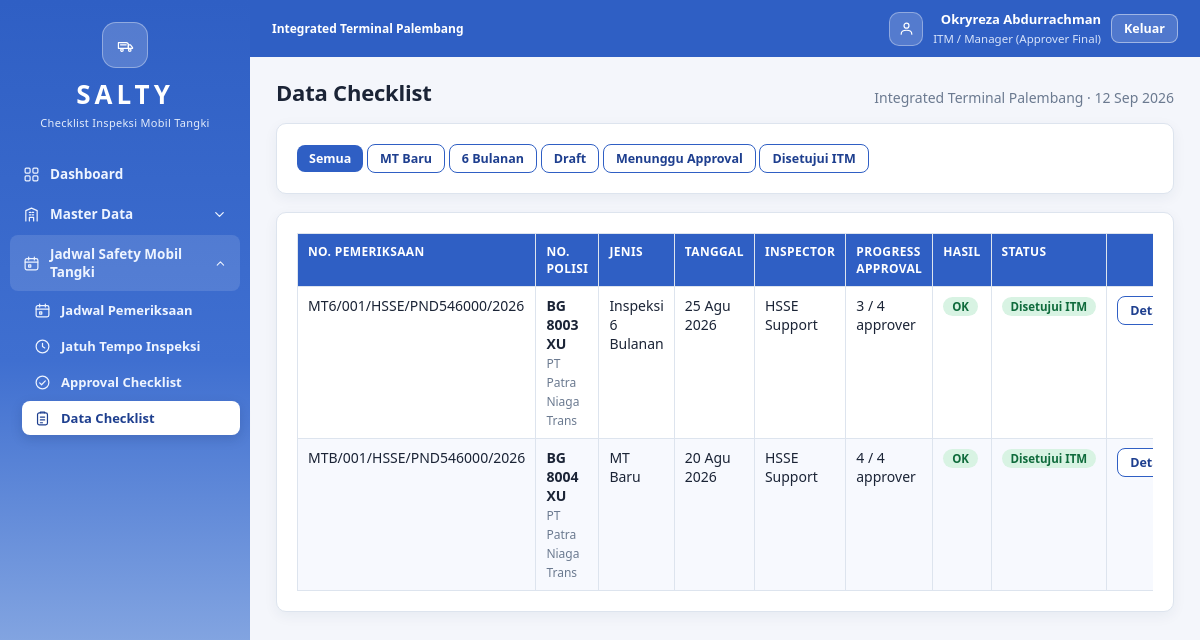
The app's page /inspections.php (signed in) with its own data.
### tables this page shows
CREATE TABLE inspections (
  id              INT AUTO_INCREMENT PRIMARY KEY,
  no_pemeriksaan  VARCHAR(60) NOT NULL UNIQUE,
  schedule_id     INT DEFAULT NULL,
  vehicle_id      INT NOT NULL,
  form_type       ENUM('baru','6bulanan') NOT NULL,
  tgl_pemeriksaan DATE NOT NULL,
  tgl_terakhir    DATE DEFAULT NULL,
  inspector_id    INT DEFAULT NULL,
  nama_amt        VARCHAR(100) DEFAULT NULL,
  umur_amt        SMALLINT DEFAULT NULL,
  sim_amt         VARCHAR(60) DEFAULT NULL,
  nota_temuan     TEXT DEFAULT NULL,
  hasil_akhir     ENUM('','OK','NOT OK') NOT NULL DEFAULT '',
  status          ENUM('draft','diajukan','approve_sebagian','disetujui','ditolak')
                  NOT NULL DEFAULT 'draft',
  submitted_at    DATETIME DEFAULT NULL,
  finalized_at    DATETIME DEFAULT NULL,
  created_at      TIMESTAMP DEFAULT CURRENT_TIMESTAMP,
  CONSTRAINT fk_insp_vehicle  FOREIGN KEY (vehicle_id)  REFERENCES vehicles(id)  ON DELETE CASCADE,
  CONSTRAINT fk_insp_schedule FOREIGN KEY (schedule_id) REFERENCES schedules(id) ON DELETE SET NULL,
  CONSTRAINT fk_insp_user     FOREIGN KEY (inspector_id) REFERENCES users(id)    ON DELETE SET NULL,
  INDEX idx_status (status)
);

CREATE TABLE vehicles (
  id                 INT AUTO_INCREMENT PRIMARY KEY,
  no_polisi          VARCHAR(30)  NOT NULL UNIQUE,
  no_chasis          VARCHAR(60)  DEFAULT NULL,
  transporter_id     INT DEFAULT NULL,
  merk               VARCHAR(80)  DEFAULT NULL,
  tahun              SMALLINT     DEFAULT NULL,
  pabrikan_tangki    VARCHAR(100) DEFAULT NULL,
  kapasitas_kl       DECIMAL(6,2) DEFAULT NULL,
  jenis_tangki       ENUM('rigid','semi_trailer','gandengan') DEFAULT 'rigid',
  bahan_tangki       VARCHAR(60)  DEFAULT NULL,
  produk             VARCHAR(60)  DEFAULT NULL,
  stnk_no            VARCHAR(60)  DEFAULT NULL,
  stnk_berlaku       DATE DEFAULT NULL,
  keur_no            VARCHAR(60)  DEFAULT NULL,
  keur_berlaku       DATE DEFAULT NULL,
  tera_berlaku       DATE DEFAULT NULL,
  foto_depan         VARCHAR(255) DEFAULT NULL,
  foto_belakang      VARCHAR(255) DEFAULT NULL,
  foto_kanan         VARCHAR(255) DEFAULT NULL,
  foto_kiri          VARCHAR(255) DEFAULT NULL,
  doc_stnk           VARCHAR(255) DEFAULT NULL,
  doc_keur           VARCHAR(255) DEFAULT NULL,
  doc_tera           VARCHAR(255) DEFAULT NULL,
  status             ENUM('aktif','off','nonaktif') NOT NULL DEFAULT 'aktif',
  last_inspection    DATE DEFAULT NULL,    
  next_inspection    DATE DEFAULT NULL,    
  created_at         TIMESTAMP DEFAULT CURRENT_TIMESTAMP,
  CONSTRAINT fk_veh_transporter FOREIGN KEY (transporter_id)
    REFERENCES transporters(id) ON DELETE SET NULL
);

CREATE TABLE transporters (
  id        INT AUTO_INCREMENT PRIMARY KEY,
  nama      VARCHAR(150) NOT NULL,
  telepon   VARCHAR(50) DEFAULT NULL,
  alamat    VARCHAR(255) DEFAULT NULL
);

CREATE TABLE users (
  id           INT AUTO_INCREMENT PRIMARY KEY,
  username     VARCHAR(50)  NOT NULL UNIQUE,
  password     VARCHAR(255) NOT NULL,           
  nama         VARCHAR(100) NOT NULL,
  jabatan      VARCHAR(100) DEFAULT NULL,
  role         ENUM('admin_hsse','inspector_hsse','hsse','distribusi','qq','itm') NOT NULL,
  aktif        TINYINT(1) NOT NULL DEFAULT 1,
   
  totp_secret     VARCHAR(64)  DEFAULT NULL,
  totp_enabled    TINYINT(1)   NOT NULL DEFAULT 0,
  recovery_codes  VARCHAR(255) DEFAULT NULL,
  created_at   TIMESTAMP DEFAULT CURRENT_TIMESTAMP
);

### config/config.php (called while the page is built, shortened)
<?php
function db(): mysqli
{
    static $conn = null;
    if ($conn === null) {
        try {
            $conn = new mysqli(DB_HOST, DB_USER, DB_PASS, DB_NAME, DB_PORT);
            $conn->set_charset('utf8mb4');
        } catch (Throwable $e) {
            die('<h3 style="font-family:sans-serif">Koneksi database gagal.</h3>'
                . '<p style="font-family:sans-serif">Periksa <code>config/config.php</code>. Detail: '
                . htmlspecialchars($e->getMessage()) . '</p>');
        }
    }
    return $conn;
}
function q(string $sql, array $params = [], string $types = ''): array
{
    $stmt = db()->prepare($sql);
    if ($params) {
        $types = $types ?: str_repeat('s', count($params));
        $stmt->bind_param($types, ...$params);
    }
    $stmt->execute();
    $res = $stmt->get_result();
    $rows = $res ? $res->fetch_all(MYSQLI_ASSOC) : [];
    return $rows;
}
function q1(string $sql, array $params = [], string $types = ''): ?array
{
    $rows = q($sql, $params, $types);
    return $rows[0] ?? null;
}

### inspections.php (the view, shortened to what this page needs)
<?php
require_once __DIR__ . '/includes/layout.php';
$mine = role() === 'inspector_hsse';
$params = [];
$sql = 'SELECT i.*, v.no_polisi, t.nama AS transportir, u.nama AS inspector
        FROM inspections i
        JOIN vehicles v ON v.id = i.vehicle_id
        LEFT JOIN transporters t ON t.id = v.transporter_id
        LEFT JOIN users u ON u.id = i.inspector_id
        WHERE 1=1';
$sql .= ' ORDER BY i.tgl_pemeriksaan DESC, i.id DESC';
$rows = q($sql, $params);
layout_start($mine ? 'Checklist Saya' : 'Data Checklist');
?>
<div class="card">
  <a class="btn btn-sm <?= empty($_GET['status']) && empty($_GET['type']) ? '' : 'btn-outline' ?>" href="?">Semua</a>
  <a class="btn btn-sm btn-outline" href="?type=baru">MT Baru</a>
  <a class="btn btn-sm btn-outline" href="?type=6bulanan">6 Bulanan</a>
  <a class="btn btn-sm btn-outline" href="?status=draft">Draft</a>
  <a class="btn btn-sm btn-outline" href="?status=diajukan">Menunggu Approval</a>
  <a class="btn btn-sm btn-outline" href="?status=disetujui">Disetujui ITM</a>
</div>
<div class="card">
  <div class="table-wrap">
    <table>
      <thead><tr><th>No. Pemeriksaan</th><th>No. Polisi</th><th>Jenis</th><th>Tanggal</th><th>Inspector</th>
        <th>Progress Approval</th><th>Hasil</th><th>Status</th><th></th></tr></thead>
      <tbody>
      <?php foreach ($rows as $r): ?>
        <?php
          $apps = q('SELECT role, status FROM inspection_approvals WHERE inspection_id=?', [(int)$r['id']]);
          $done = count(array_filter($apps, fn($a) => $a['status'] === 'disetujui'));
        ?>
        <tr>
          <td><?= e($r['no_pemeriksaan']) ?></td>
          <td><b><?= e($r['no_polisi']) ?></b><br><span class="muted small"><?= e($r['transportir'] ?: '') ?></span></td>
          <td><?= e(form_label($r['form_type'])) ?></td>
          <td><?= tgl($r['tgl_pemeriksaan']) ?></td>
          <td><?= e($r['inspector'] ?: '-') ?></td>
          <td><?= $r['status'] === 'draft' ? '<span class="muted small">belum diajukan</span>' : $done . ' / 4 approver' ?></td>
          <td><?= $r['hasil_akhir'] ? '<span class="badge badge-' . ($r['hasil_akhir'] === 'OK' ? 'green' : 'red') . '">' . e($r['hasil_akhir']) . '</span>' : '-' ?></td>
          <td><?= status_badge($r['status']) ?></td>
          <td style="white-space:nowrap">
            <a class="btn btn-sm btn-outline" href="inspection_view.php?id=<?= (int)$r['id'] ?>">Detail</a>
          </td>
        </tr>
      <?php endforeach; ?>
      </tbody>
    </table>
  </div>
</div>

### includes/helpers.php (shortened to what this page needs)
<?php
require_once __DIR__ . '/../config/config.php';
function e($v): string
{
    return htmlspecialchars((string)$v, ENT_QUOTES, 'UTF-8');
}
function tgl(?string $d, bool $withDay = false): string
{
    $bulan = ['', 'Jan', 'Feb', 'Mar', 'Apr', 'Mei', 'Jun', 'Jul', 'Agu', 'Sep', 'Okt', 'Nov', 'Des'];
    $t = strtotime($d);
    return date('d', $t) . ' ' . $bulan[(int)date('n', $t)] . ' ' . date('Y', $t);
}
function form_label(string $t): string
{
    return $t === 'baru' ? 'MT Baru' : 'Inspeksi 6 Bulanan';
}
function status_badge(string $status): string
{
    $map = [
        'draft'            => ['Draft', 'gray'],
        'diajukan'         => ['Menunggu Approval', 'amber'],
        'approve_sebagian' => ['Approval Sebagian', 'blue'],
        'disetujui'        => ['Disetujui ITM', 'green'],
        'ditolak'          => ['Ditolak', 'red'],
    ];
    [$label, $color] = $map[$status] ?? [$status, 'gray'];
    return '<span class="badge badge-' . $color . '">' . e($label) . '</span>';
}

### assets/style.css (style rules this page uses)
:root { --bg: #f4f6fb; --surface: #ffffff; --ink: #1b2436; --muted: #6b7a90; --line: #dde4ee; --brand: #2f5fc4; --brand-dark: #1e3f8f; --accent: #5b6ee0; --violet: #7b57d8; --gold: #e08a1e; --green: #23a455; --amber: #b45309; --blue: #2f5fc4; --gradient-brand: linear-gradient(120deg, #2f5fc4 0%, #5b6ee0 55%, #7b57d8 100%); --gradient-side: linear-gradient(180deg, #2f5fc4 0%, #3f6fd0 45%, #a8c2ea 100%); --radius: 10px; }
* { box-sizing: border-box; }
body { margin: 0; font-family: "Segoe UI", system-ui, -apple-system, sans-serif; background: var(--bg); color: var(--ink); font-size: 14px; }
a { color: var(--brand); text-decoration: none; }
.muted { color: var(--muted); }
.small { font-size: 12px; }
.card { background: var(--surface); border: 1px solid var(--line); border-radius: var(--radius); padding: 20px; margin-bottom: 18px; box-shadow: 0 4px 14px rgba(25,45,90,.06); }
table { width: 100%; border-collapse: collapse; }
th, td { padding: 9px 10px; border: 1px solid var(--line); text-align: left; vertical-align: top; }
th { background: var(--brand); color: #fff; font-size: 12px; text-transform: uppercase; letter-spacing: .03em; }
tbody tr:nth-child(even) { background: #f7f9fe; }
.table-wrap { overflow-x: auto; }
.btn { display: inline-flex; align-items: center; justify-content: center; gap: 6px; padding: 9px 16px; border-radius: 8px; border: 0; background: var(--brand); color: #fff; font: inherit; font-weight: 600; cursor: pointer; }
.btn-sm { padding: 5px 12px; font-size: 12.5px; }
.btn-outline { background: #fff; color: var(--brand-dark); border: 1px solid var(--brand); }
.badge { display: inline-block; padding: 2px 9px; border-radius: 20px; font-size: 11.5px; font-weight: 600; white-space: nowrap; }
.badge-green { background: #d8f3e3; color: #0f6b3c; }

### records on screen
inspections: no_pemeriksaan "MT6/001/HSSE/PND546000/2026", vehicle.no_polisi "BG 8003 XU", transporters.nama "PT Patra Niaga Trans", form_type "Inspeksi 6 Bulanan", tgl_pemeriksaan "25 Agu 2026", inspector.nama "HSSE Support", done "3", hasil_akhir "OK"
inspections: no_pemeriksaan "MTB/001/HSSE/PND546000/2026", vehicle.no_polisi "BG 8004 XU", transporters.nama "PT Patra Niaga Trans", form_type "MT Baru", tgl_pemeriksaan "20 Agu 2026", inspector.nama "HSSE Support", done "4", hasil_akhir "OK"

### other values on screen
$gtitle "Master Data"
$gtitle "Jadwal Safety Mobil Tangki"
$label "Jadwal Pemeriksaan"
$label "Jatuh Tempo Inspeksi"
$label "Approval Checklist"
$label "Data Checklist"
APP_TERMINAL "Integrated Terminal Palembang"
user()['nama'] "Okryreza Abdurrachman"
ROLE_LABELS[role()] "ITM / Manager (Approver Final)"
$title "Data Checklist"
